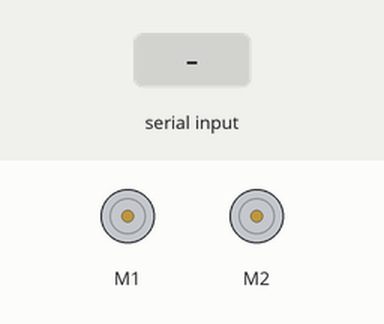
The sketch below on a simulated Arduino Uno, built with avr-gcc and run on an emulated ATmega328P. On the bench: 2 × DC motor (green arrow = forward, orange = backward, longer = faster). The inputs (shaded band) are chosen by the test bench.

Above: at 1.2 s.
1.3 s: "F" received over Serial
At 1.8 s:
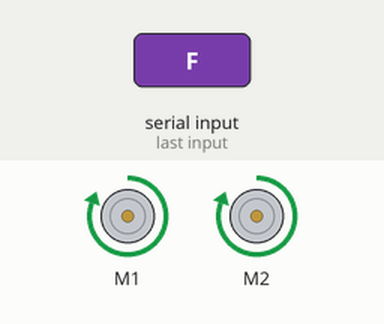
2.8 s: "B" received over Serial
At 4.0 s:
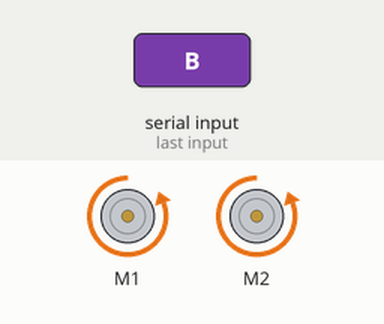
4.3 s: "L" received over Serial
At 5.3 s:
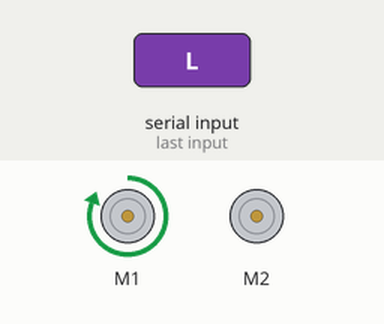
5.8 s: "R" received over Serial
At 6.4 s:
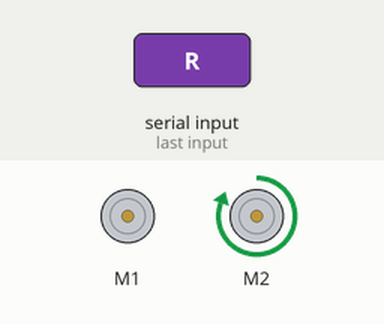
7.3 s: "1" received over Serial
At 8.7 s:
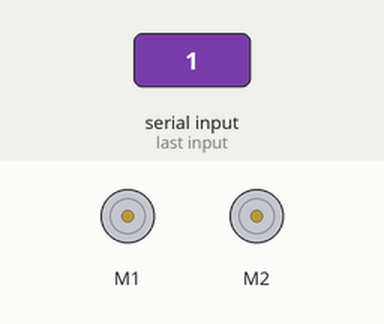
Timing chart, 0 to 9.8 s (numbered marks = the images above; inputs shaded):
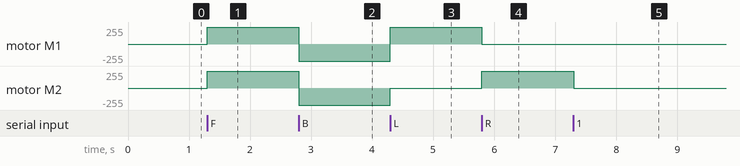

Measured:
- after the input at 1.3 s, motor M1, motor M2: stopped → forward 255/255 at once
- after the input at 2.8 s, motor M1, motor M2: forward 255/255 → backward 255/255 at once
- after the input at 4.3 s, motor M1: backward 255/255 → forward 255/255 at once; motor M2: backward 255/255 → stopped at once
- after the input at 5.8 s, motor M1: forward 255/255 → stopped at once; motor M2: stopped → forward 255/255 at once
- after the input at 7.3 s, motor M2: forward 255/255 → stopped at once

The sketch:

BLUETOOTH_CAR.ino
```cpp
#include <AFMotor.h>

AF_DCMotor motor1(1, MOTOR12_1KHZ);
AF_DCMotor motor2(2, MOTOR12_1KHZ);

int value;
int Speeed = 255;

void setup()
{
  Serial.begin(9600);
}
void loop(){
  if(Serial.available() > 0){
    value = Serial.read();

    Stop();

          if (value == 'F'){
          forward();
          }

          if (value == 'B'){
          back();
          }

          if (value == 'L'){
          left();
          }

          if (value == 'R'){
          right();
          }

  }
}


void forward()
{
  motor1.setSpeed(Speeed);
  motor1.run(FORWARD);
  motor2.setSpeed(Speeed);
  motor2.run(FORWARD);

}

void back()
{
  motor1.setSpeed(Speeed);
  motor1.run(BACKWARD);
  motor2.setSpeed(Speeed);
  motor2.run(BACKWARD);
}

void left()
{
  motor1.setSpeed(Speeed);
  motor1.run(FORWARD);
  motor2.setSpeed(0);
  motor2.run(RELEASE);


}

void right()
{
  motor2.setSpeed(Speeed);
  motor2.run(FORWARD);
  motor1.setSpeed(0);
  motor1.run(RELEASE);
}

void Stop()
{
  motor1.setSpeed(0);
  motor1.run(RELEASE);
  motor2.setSpeed(0);
  motor2.run(RELEASE);

}
```
